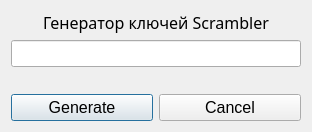
<?xml version="1.0" encoding="UTF-8"?>
<ui version="4.0">
 <class>KeyGenerator</class>
 <widget class="QDialog" name="KeyGenerator">
  <property name="geometry">
   <rect>
    <x>0</x>
    <y>0</y>
    <width>312</width>
    <height>132</height>
   </rect>
  </property>
  <property name="windowTitle">
   <string>KeyGenerator</string>
  </property>
  <layout class="QVBoxLayout" name="verticalLayout_2">
   <property name="sizeConstraint">
    <enum>QLayout::SetDefaultConstraint</enum>
   </property>
   <item>
    <layout class="QVBoxLayout" name="verticalLayout">
     <item>
      <widget class="QLabel" name="label">
       <property name="font">
        <font>
         <family>MV Boli</family>
         <pointsize>12</pointsize>
        </font>
       </property>
       <property name="text">
        <string>Генератор ключей Scrambler</string>
       </property>
       <property name="alignment">
        <set>Qt::AlignCenter</set>
       </property>
      </widget>
     </item>
     <item>
      <widget class="QLineEdit" name="lineEdit_Key">
       <property name="font">
        <font>
         <pointsize>12</pointsize>
        </font>
       </property>
      </widget>
     </item>
     <item>
      <spacer name="verticalSpacer">
       <property name="orientation">
        <enum>Qt::Vertical</enum>
       </property>
       <property name="sizeHint" stdset="0">
        <size>
         <width>20</width>
         <height>40</height>
        </size>
       </property>
      </spacer>
     </item>
     <item>
      <layout class="QHBoxLayout" name="horizontalLayout">
       <item>
        <widget class="QPushButton" name="pushButton_Generate">
         <property name="font">
          <font>
           <pointsize>12</pointsize>
          </font>
         </property>
         <property name="text">
          <string>Generate</string>
         </property>
        </widget>
       </item>
       <item>
        <widget class="QPushButton" name="pushButton_Cancel">
         <property name="font">
          <font>
           <pointsize>12</pointsize>
          </font>
         </property>
         <property name="text">
          <string>Cancel</string>
         </property>
        </widget>
       </item>
      </layout>
     </item>
    </layout>
   </item>
  </layout>
 </widget>
 <layoutdefault spacing="6" margin="11"/>
 <resources/>
 <connections/>
</ui>
